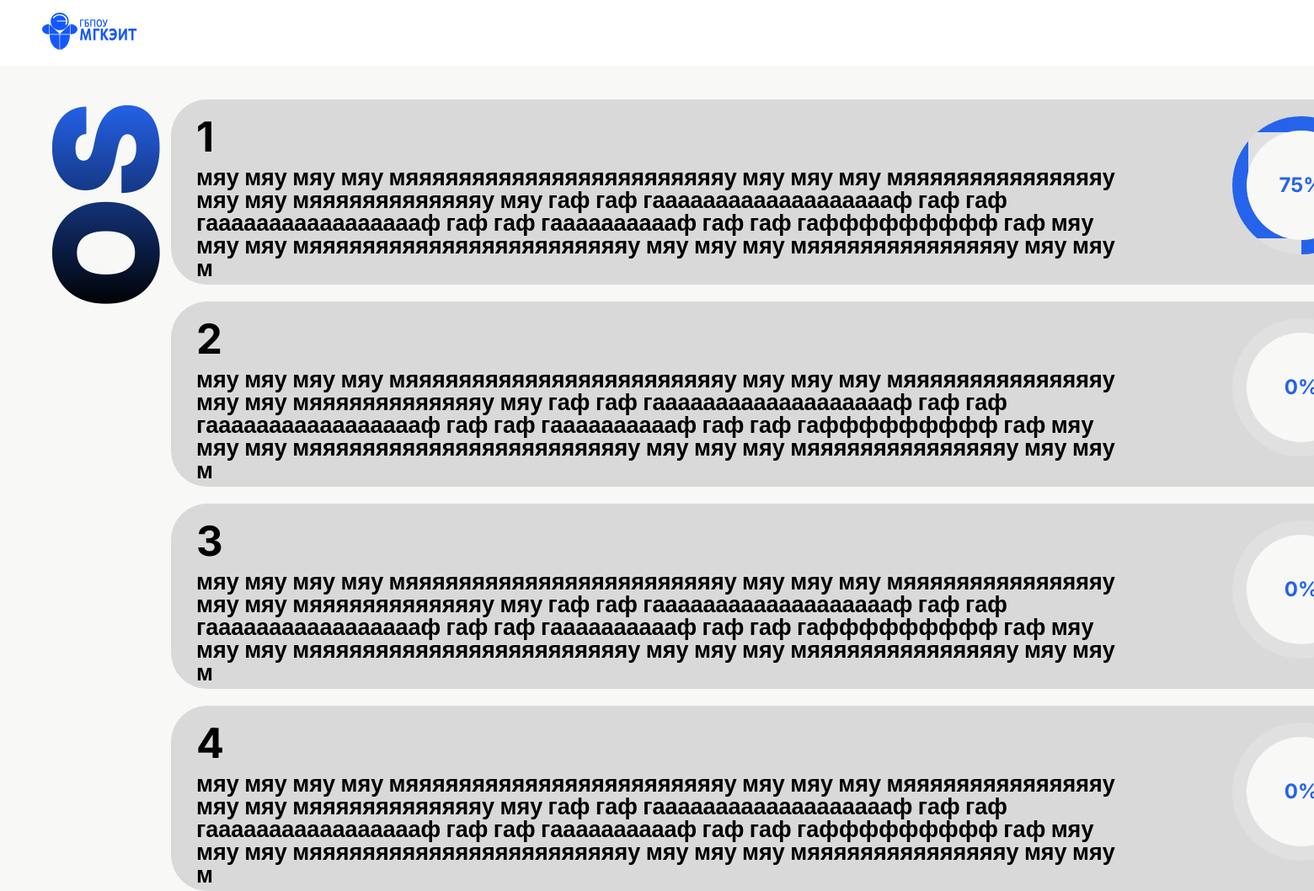
/sector/os/, run on the app's committed database.
### bazaznaniy/models.py (models this page shows, shortened)
class Sector(models.Model):
    name = models.CharField('Название', max_length=200)
    slug = models.SlugField('URL', unique=True, max_length=200, blank=True)
    order = models.IntegerField('Порядок отображения', default=0)
    is_active = models.BooleanField('Активна', default=True)
    created_at = models.DateTimeField('Дата создания', auto_now_add=True)
    class Meta:
        verbose_name = 'Отрасль'
        verbose_name_plural = 'Отрасли'
        ordering = ['order', 'name']

class Lang(models.Model):
    sector = models.ForeignKey(Sector, on_delete=models.CASCADE,
                             related_name='langs', verbose_name='Отрасль')
    number = models.IntegerField('Уровень',
                                choices=[(1, '1 уровень'), (2, '2 уровень'),
                                        (3, '3 уровень'), (4, '4 уровень')])
    description = models.TextField('Описание', blank=True)
    is_active = models.BooleanField('Активен', default=True)
    class Meta:
        verbose_name = 'Язык Программирования'
        verbose_name_plural = 'Языки Программирования'
        ordering = ['sector', 'number']
        unique_together = ['sector', 'number']

### bazaznaniy/views.py (the view)
# urls.py: path('sector/<slug:slug>/', views.sector_detail, name='sector_detail'),
def sector_detail(request, slug):
    sector = get_object_or_404(Sector, slug=slug)
    return render(request, 'bazaznaniy/sector_detail.html', {'sector': sector})

### bazaznaniy/templates/bazaznaniy/sector_detail.html (shortened to what this page needs)
{% extends 'bazaznaniy/layout.html' %}
{% load static %}
{% block content %}
<h1 class="contenttitleh1">{{ sector.name }}</h1>
    {% if sector.langs.all %}
    <div class="lang-buttons">
        {% for lang in sector.langs.all %}
        <a href="{% url 'lang_detail' sector_slug=sector.slug lang_number=lang.number %}" class="lang-button">
            <div class="lang-content">
                <div class="lang-text">
                    <span class="lang-number">{{ lang.number }}</span>
                    <p class="lang-description">мяу мяу мяу мяу мяяяяяяяяяяяяяяяяяяяяяяяяу мяу мяу мяу мяяяяяяяяяяяяяяяу мяу мяу мяяяяяяяяяяяяяу мяу гаф гаф гаааааааааааааааааааф гаф гаф гаааааааааааааааааф гаф гаф гааааааааааф гаф гаф гаффффффффф гаф мяу мяу мяу мяяяяяяяяяяяяяяяяяяяяяяяяу мяу мяу мяу мяяяяяяяяяяяяяяяу мяу мяу м</p>
                </div>
                <div class="circular-progress" data-progress="75">
                    <div class="progress-value">0%</div>
                </div>
            </div>
        </a>
        {% endfor %}
    </div>
    {% else %}
    <p>Пока нет языков программирования для этой отрасли.</p>
    {% endif %}
{% endblock %}

### bazaznaniy/static/bazaznaniy/css/style.css (style rules this page uses)
* { text-decoration: none; box-sizing: border-box; }
body { font-family: 'Inter', sans-serif; line-height: 1.2; background-color: #F8F8F6; margin: 0; padding: 0; font-size: 16px; }
.contenttitleh1 { transform: rotate(-90deg) translateX(-100%); transform-origin: left top; font-size: 171px; background: linear-gradient(90deg, #000000, #2563EB); -webkit-background-clip: text; -webkit-text-fill-color: transparent; white-space: nowrap; position: absolute; left: 0; top: 0; font-weight: 900; line-height: 1; margin: 120px 0px 0px 40px; }
.lang-buttons { display: flex; flex-direction: column; gap: 20px; margin-top: 40px; justify-content: center; align-items: center; }
.lang-button { display: block; padding: 20px 30px; background-color: #D9D9D9; border-radius: 43px; width: 1454px; height: 220px; font-weight: 700; line-height: 1; text-decoration: none; transition: transform 0.3s; margin-left: 300px; }
.lang-content { display: flex; justify-content: space-between; height: 100%; gap: 20px; }
.lang-text { display: flex; flex-direction: column; flex: 1; }
.lang-number { font-size: 49px; font-weight: bold; color: #000; }
.lang-description { font-size: 27px; max-width: 1112px; margin: 5px 0 0 0; color: #000; margin-top: 10px }
.circular-progress { width: 126px; height: 126px; border-radius: 50%; background: conic-gradient(#2563EB 0deg, #e0e0e0 0deg), #2563EB; background-origin: border-box; border: 19px solid transparent; display: flex; align-items: center; justify-content: center; flex-shrink: 0; box-sizing: content-box; }
.circular-progress::before { content: ''; position: absolute; width: 130px; height: 130px; background: #F8F8F6; border-radius: 50%; }
.progress-value { position: relative; font-size: 24px; font-weight: bold; color: #2563EB; z-index: 1; }

### data on the page
Sector: name "OS"
Lang: number "1"
Lang: number "2"
Lang: number "3"
Lang: number "4"
